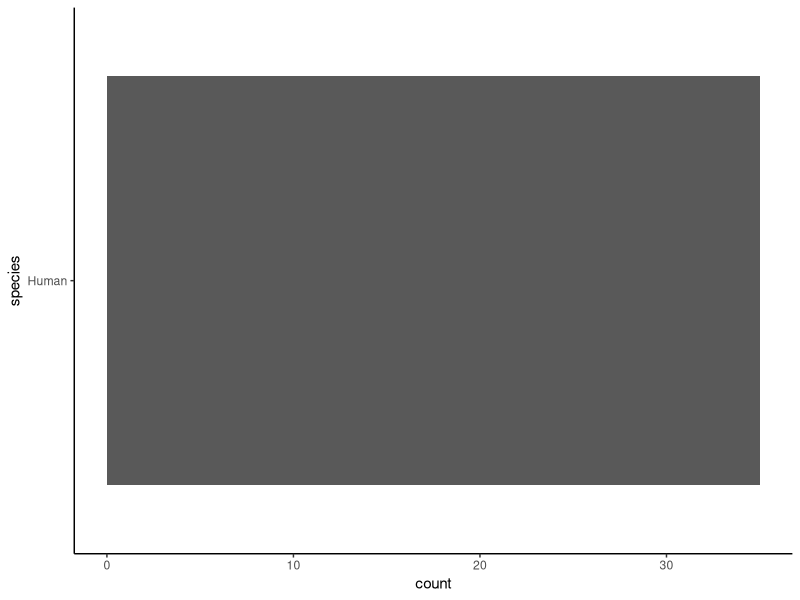
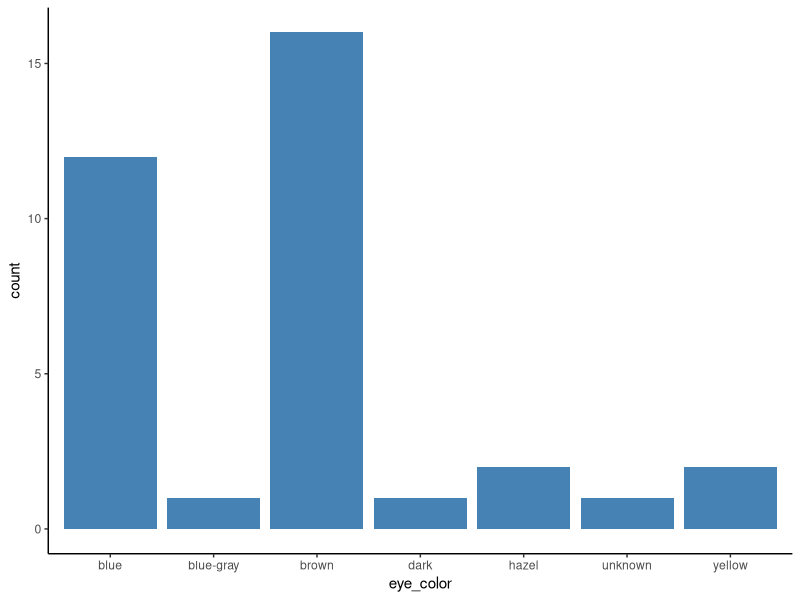
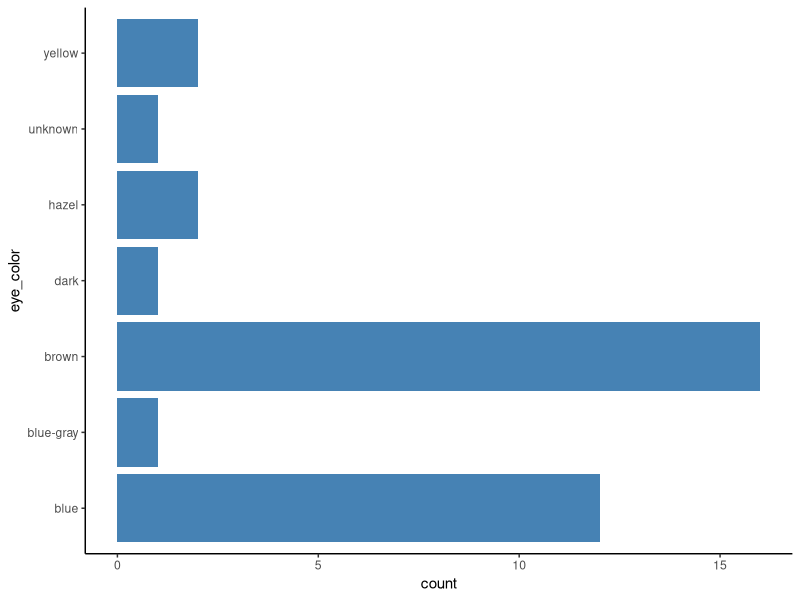
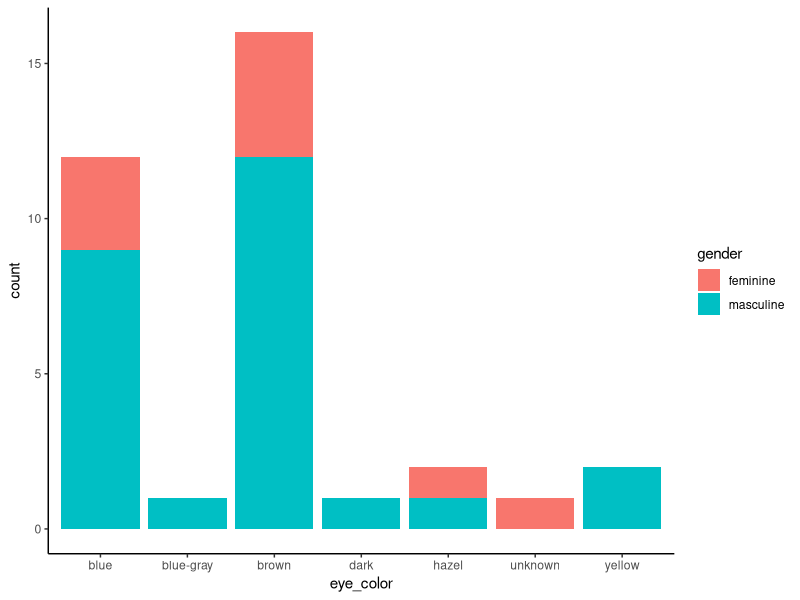
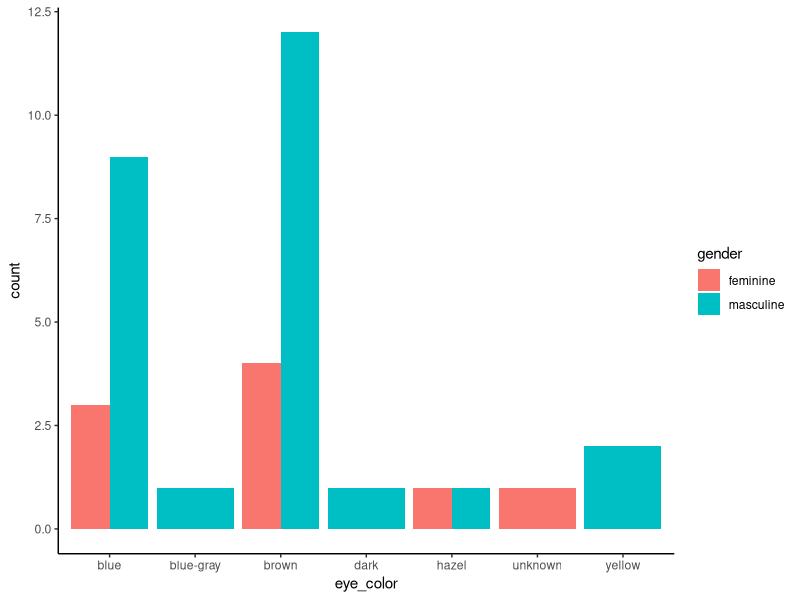
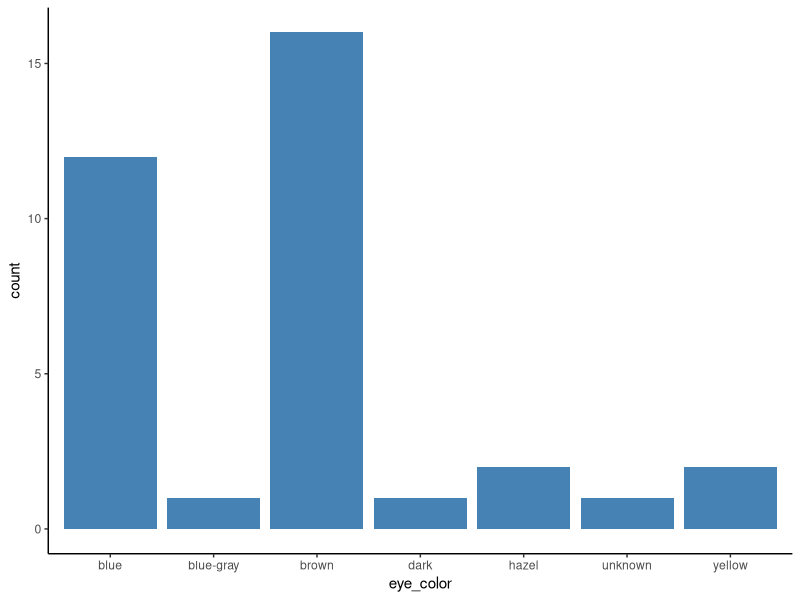
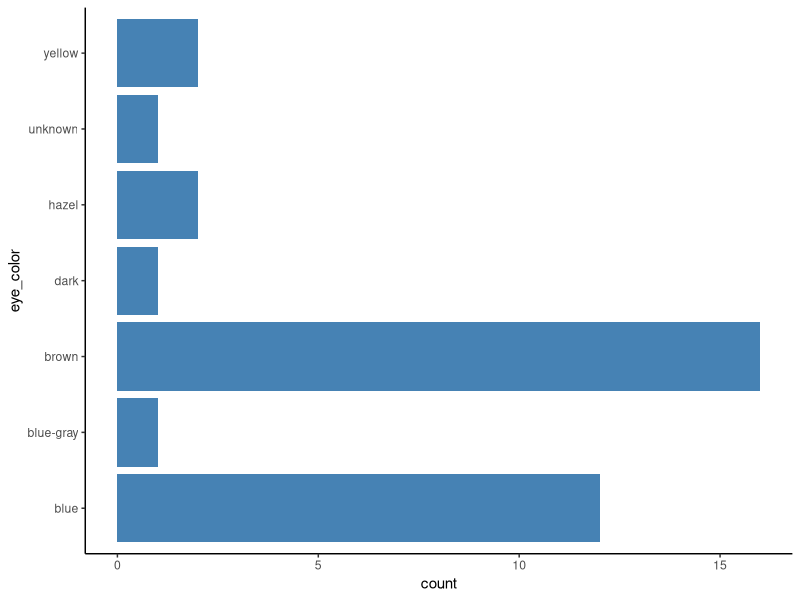
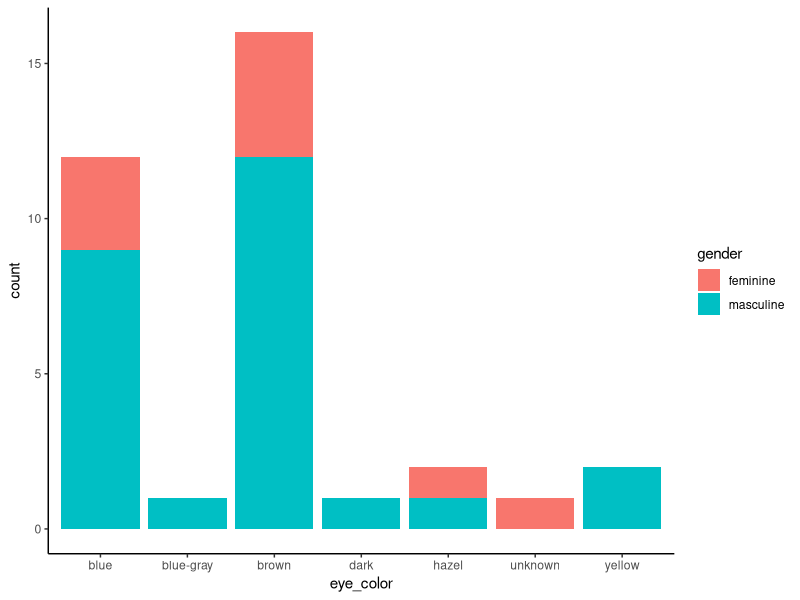

Source code (R) for these figures, in order:
##-----------------------------------------------------
##
## DataViz II: Tortas y barras
## Autor: German A. Gonzalez
## Fecha: Nov-2018
## germangfeler.github.io/datascience/shape-of-you/
##
##-----------------------------------------------------

## Cargamos ggplot2
library(ggplot2)
library(dplyr)

starwars

humans <- filter(starwars, species=="Human")

g <- ggplot(humans, aes(species))
g + geom_bar() +  coord_flip() + theme_classic()


## Barplot
g <- ggplot(humans, aes(eye_color)) + 
     geom_bar(fill="steelblue") + theme_classic()
g
ggsave(filename="barplot1.png", width=5, height=4)

## Rotamos el gráfico     
g  +  coord_flip()
ggsave(filename="barplot2.png", width=5, height=4)


## Barplot con sexo
g <- ggplot(humans, aes(eye_color)) + 
     geom_bar(aes(fill=gender)) + theme_classic()
g
ggsave(filename="barplot3.png", width=5, height=4)

## Barplot con sexo dodge
g <- ggplot(humans, aes(eye_color)) + 
     geom_bar(aes(fill=gender), position = "dodge") + theme_classic()
g
ggsave(filename="barplot4.png", width=5, height=4)

